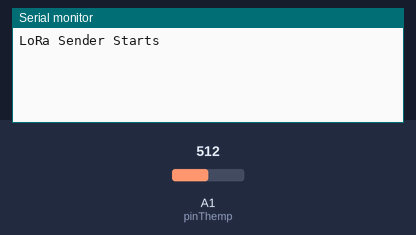
This sketch was run on a simulated Arduino Uno, built with avr-gcc and run on an emulated ATmega328P. Shown: the last lines printed to the serial monitor. Inputs (shaded band) come from the test bench; at power-on: A1 (pinThemp) = 512. No radio packets arrive unless stated.

Above: at 1.2 s.
1.3 s: A1 (pinThemp) set to 716
At 2.9 s:
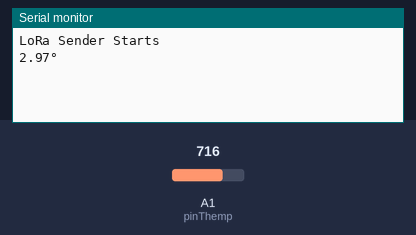
4.3 s: A1 (pinThemp) set to 900
At 7.0 s:
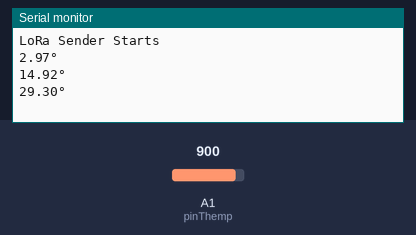
Timing chart, 0 to 8.5 s (numbered marks = the images above; inputs shaded):
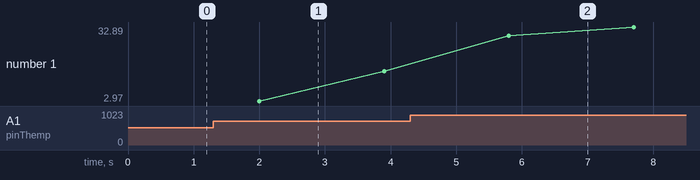

Measured:
- after the input at 1.3 s, the serial monitor: prints a new line after 0.70 s (image 1)
- after the input at 4.3 s, the serial monitor: prints a new line after 1.5 s (image 2)
- plotted number 1: 14.92 → 32.89 after the input at 4.3 s

The sketch:

Lora_Send_Temperature.ino
```cpp
#include <SPI.h>
#include <LoRa.h>

#define DI00 2
#define PIN_SPI_RST   9
#define PIN_SPI_SS    10
/*
#define PIN_SPI_MOSI  11
#define PIN_SPI_MISO  12
#define PIN_SPI_SCK   13
*/

// Async delay
void _delay(int m);

// Get Theperature
#define pinThemp A1
float getTemp();
float temp = 0.0, last_temp = 0.0;

void setup() {
  // Setup Serial
  Serial.begin(115200);
  pinMode(pinThemp, INPUT);
  while ( ! Serial );
  // Setup Lora
  while ( ! LoRa.begin(433E6) );  // GREECE: 433,050–434,040 MHz  434,040–434,790 MHz
  LoRa.setSpreadingFactor(7); // 6 - 12
  LoRa.setSignalBandwidth(125E3); // 125, 250, 500
  LoRa.setTxPower(16);  // Max 20
  //LoRa.setSyncWord(3); // Big delay
  LoRa.setCodingRate4(5); // 5,6,7,8
  //LoRa.setPreambleLength(3);
  //LoRa.crc();
  Serial.println("LoRa Sender Starts");
}

void loop() {

  temp = getTemp();

  Serial.println(String(temp) + "°");

  LoRa.beginPacket();
  LoRa.print(temp);
  LoRa.endPacket(true);

}

// Real Time Delay
void _delay(int m) {
  unsigned long wait = millis()+m;
  while(millis() < wait);
}

// Get themperature   10 sample per second
float getTemp() {

  int sumples_len = 20;
  float average = 0;
  int wait = 2000;
  double wait_per_sample = wait/sumples_len;
  double currentTime = 0, previusTime = 0;

  int pointer = 0;

  long startTime = millis();
  while ( millis()-startTime <= wait ) {

    long nowTime = millis()-startTime;
    currentTime = millis();
    if ( (currentTime-previusTime) >= wait_per_sample ) {
      previusTime = currentTime;
      float val = analogRead(pinThemp);
      float voltage = val / 1024.0;
      float temp = (voltage - 0.55) * 100;
      average += temp;
      //Serial.println( "Time: " + String(nowTime) + "  Sample[" + String(pointer) + "]: "
                                //+ String(val) + " Wait per Sample: " + String(wait_per_sample) );
      pointer++;
    }

    if (pointer == sumples_len) {
      break;
    }

  }

  average /= sumples_len;
  return average;
}
```
